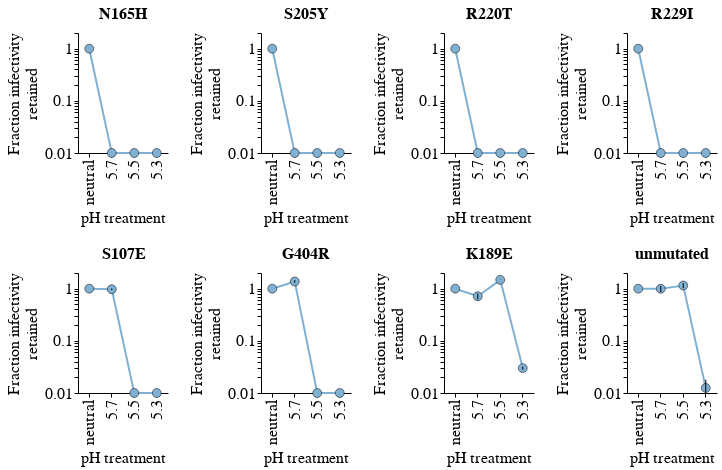

The code cell stored with this chart in its notebook:
### Code cell
lineplot = alt.Chart(summary).mark_line(
    color='#80B1D3', 
    size=2,
    point={"filled": True, "size": 80, "color": '#80B1D3', "stroke": 'black', "strokeWidth": 0.5}
).encode(
    x=alt.X(
        'pH_treatment', 
        title='pH treatment', 
        sort=['neutral', '5.7', '5.5', '5.3']
    ),
    y=alt.Y(
        'mean_infectivity_retained',
        title=['Fraction infectivity', 'retained'],
        scale=alt.Scale(type='log', domain=[0.01, 2])
    ),
    color=alt.Color(
        legend=None
    )
).properties(
    height=200,
    width=200
)

# error bars: mean ± 1SE
error_bars = alt.Chart(summary).mark_errorbar().encode(
    x=alt.X(
        'pH_treatment', 
        title='pH treatment', 
        sort=['neutral', '5.7', '5.5', '5.3']
    ),
    y=alt.Y(
        'lower:Q', 
        title=['Fraction infectivity', 'retained'],
        scale=alt.Scale(type='log', domain=[0.01, 2])
    ),
    y2='upper:Q',
)

(lineplot + error_bars).properties(
    width=90,
    height=120
).facet(
    facet=alt.Facet(
        'virus', 
        sort=['N165H', 'S205Y', 'R220T', 'R229I', 'S107E', 'G404R', 'K189E', 'unmutated'],
        title=None
    ),
    columns=4
).resolve_scale(
    x='independent',
    y='independent'
).configure_header(
    labelFontSize=16,
    labelFontWeight='bold'
)

### Figure 1 — Vega-Lite specification as saved in the notebook (floating-point values rounded to 4 significant figures)
{"config": {"background": "white", "title": {"fontSize": 20, "fontWeight": "normal", "font": "Helvetica", "anchor": "start", "color": "#000000", "orient": "top", "offset": 5, "subtitleColor": "gray", "subtitleFont": "Helvetica", "subtitleFontWeight": "normal", "subtitleFontSize": 18, "subtitlePadding": 2}, "axis": {"domain": true, "domainColor": "black", "domainWidth": 1, "grid": false, "gridColor": "#DEDDDD", "gridWidth": 0.5, "labelFont": "Helvetica", "labelFontSize": 16, "labelFlush": false, "labelFontWeight": "normal", "labelPadding": 2, "tickColor": "black", "tickSize": 4, "tickCount": 3, "tickWidth": 1, "titleFont": "Helvetica", "titleAlign": "center", "titleFontWeight": "normal", "titleFontSize": 16, "titlePadding": 5}, "legend": {"labelFont": "Helvetica", "labelFontSize": 16, "symbolSize": 100, "titleFont": "Helvetica", "titleFontSize": 16, "titleFontWeight": "normal", "padding": 5, "titleLimit": 200, "gradientLength": 100}, "range": {"category": ["#4e79a7", "#f28e2c", "#e15759", "#76b7b2", "#59a14f", "#edc949", "#af7aa1", "#ff9da7", "#9c755f", "#bab0ab"], "diverging": ["#c7e9b4", "#7fcdbb", "#41b6c4", "#1d91c0", "#225ea8", "#253494"]}, "view": {"stroke": "white", "strokeWidth": 0}, "text": {"font": "Helvetica", "fontSize": 16}, "header": {"labelFontSize": 16, "labelFontWeight": "bold"}}, "data": {"name": "data-fafdcd860ca99620dcf14f60497ec7cf"}, "facet": {"field": "virus", "sort": ["N165H", "S205Y", "R220T", "R229I", "S107E", "G404R", "K189E", "unmutated"], "title": null, "type": "nominal"}, "spec": {"layer": [{"mark": {"type": "line", "color": "#80B1D3", "point": {"filled": true, "size": 80, "color": "#80B1D3", "stroke": "black", "strokeWidth": 0.5}, "size": 2}, "encoding": {"color": {"legend": null}, "x": {"field": "pH_treatment", "sort": ["neutral", "5.7", "5.5", "5.3"], "title": "pH treatment", "type": "nominal"}, "y": {"field": "mean_infectivity_retained", "scale": {"domain": [0.01, 2], "type": "log"}, "title": ["Fraction infectivity", "retained"], "type": "quantitative"}}}, {"mark": {"type": "errorbar"}, "encoding": {"x": {"field": "pH_treatment", "sort": ["neutral", "5.7", "5.5", "5.3"], "title": "pH treatment", "type": "nominal"}, "y": {"field": "lower", "scale": {"domain": [0.01, 2], "type": "log"}, "title": ["Fraction infectivity", "retained"], "type": "quantitative"}, "y2": {"field": "upper"}}}], "height": 120, "width": 90}, "columns": 4, "resolve": {"scale": {"x": "independent", "y": "independent"}}, "$schema": "https://vega.github.io/schema/vega-lite/v5.16.3.json", "datasets": {"data-fafdcd860ca99620dcf14f60497ec7cf": [{"virus": "G404R", "pH_treatment": "5.3", "mean_infectivity_retained": 0.01, "se": 0.0, "mutation": "G404R", "stability_mean": -0.3386, "lower": 0.01, "upper": 0.01}, {"virus": "G404R", "pH_treatment": "5.5", "mean_infectivity_retained": 0.01, "se": 0.0015, "mutation": "G404R", "stability_mean": -0.3386, "lower": 0.01, "upper": 0.01}, {"virus": "G404R", "pH_treatment": "5.7", "mean_infectivity_retained": 1.375, "se": 0.077, "mutation": "G404R", "stability_mean": -0.3386, "lower": 1.298, "upper": 1.452}, {"virus": "G404R", "pH_treatment": "neutral", "mean_infectivity_retained": 1.0, "se": 0.0, "mutation": "G404R", "stability_mean": -0.3386, "lower": 1.0, "upper": 1.0}, {"virus": "K189E", "pH_treatment": "5.3", "mean_infectivity_retained": 0.03, "se": 0.002, "mutation": "K189E", "stability_mean": -0.004046, "lower": 0.028, "upper": 0.032}, {"virus": "K189E", "pH_treatment": "5.5", "mean_infectivity_retained": 1.478, "se": 0.0095, "mutation": "K189E", "stability_mean": -0.004046, "lower": 1.468, "upper": 1.487}, {"virus": "K189E", "pH_treatment": "5.7", "mean_infectivity_retained": 0.7165, "se": 0.0945, "mutation": "K189E", "stability_mean": -0.004046, "lower": 0.622, "upper": 0.811}, {"virus": "K189E", "pH_treatment": "neutral", "mean_infectivity_retained": 1.0, "se": 0.0, "mutation": "K189E", "stability_mean": -0.004046, "lower": 1.0, "upper": 1.0}, {"virus": "N165H", "pH_treatment": "5.3", "mean_infectivity_retained": 0.01, "se": 0.0005, "mutation": "N165H", "stability_mean": -0.7154, "lower": 0.01, "upper": 0.01}, {"virus": "N165H", "pH_treatment": "5.5", "mean_infectivity_retained": 0.01, "se": 0.0, "mutation": "N165H", "stability_mean": -0.7154, "lower": 0.01, "upper": 0.01}, {"virus": "N165H", "pH_treatment": "5.7", "mean_infectivity_retained": 0.01, "se": 0.0, "mutation": "N165H", "stability_mean": -0.7154, "lower": 0.01, "upper": 0.01}, {"virus": "N165H", "pH_treatment": "neutral", "mean_infectivity_retained": 1.0, "se": 0.0, "mutation": "N165H", "stability_mean": -0.7154, "lower": 1.0, "upper": 1.0}, {"virus": "R220T", "pH_treatment": "5.3", "mean_infectivity_retained": 0.01, "se": 0.0, "mutation": "R220T", "stability_mean": -0.6935, "lower": 0.01, "upper": 0.01}, {"virus": "R220T", "pH_treatment": "5.5", "mean_infectivity_retained": 0.01, "se": 0.001, "mutation": "R220T", "stability_mean": -0.6935, "lower": 0.01, "upper": 0.01}, {"virus": "R220T", "pH_treatment": "5.7", "mean_infectivity_retained": 0.01, "se": 0.0015, "mutation": "R220T", "stability_mean": -0.6935, "lower": 0.01, "upper": 0.01}, {"virus": "R220T", "pH_treatment": "neutral", "mean_infectivity_retained": 1.0, "se": 0.0, "mutation": "R220T", "stability_mean": -0.6935, "lower": 1.0, "upper": 1.0}, {"virus": "R229I", "pH_treatment": "5.3", "mean_infectivity_retained": 0.01, "se": 0.0005, "mutation": "R229I", "stability_mean": -1.103, "lower": 0.01, "upper": 0.01}, {"virus": "R229I", "pH_treatment": "5.5", "mean_infectivity_retained": 0.01, "se": 0.0005, "mutation": "R229I", "stability_mean": -1.103, "lower": 0.01, "upper": 0.01}, {"virus": "R229I", "pH_treatment": "5.7", "mean_infectivity_retained": 0.01, "se": 0.0005, "mutation": "R229I", "stability_mean": -1.103, "lower": 0.01, "upper": 0.01}, {"virus": "R229I", "pH_treatment": "neutral", "mean_infectivity_retained": 1.0, "se": 0.0, "mutation": "R229I", "stability_mean": -1.103, "lower": 1.0, "upper": 1.0}, {"virus": "S107E", "pH_treatment": "5.3", "mean_infectivity_retained": 0.01, "se": 0.001, "mutation": "S107E", "stability_mean": -0.329, "lower": 0.01, "upper": 0.01}, {"virus": "S107E", "pH_treatment": "5.5", "mean_infectivity_retained": 0.01, "se": 0.001, "mutation": "S107E", "stability_mean": -0.329, "lower": 0.01, "upper": 0.01}, {"virus": "S107E", "pH_treatment": "5.7", "mean_infectivity_retained": 0.977, "se": 0.037, "mutation": "S107E", "stability_mean": -0.329, "lower": 0.94, "upper": 1.014}, {"virus": "S107E", "pH_treatment": "neutral", "mean_infectivity_retained": 1.0, "se": 0.0, "mutation": "S107E", "stability_mean": -0.329, "lower": 1.0, "upper": 1.0}, {"virus": "S205Y", "pH_treatment": "5.3", "mean_infectivity_retained": 0.01, "se": 0.0, "mutation": "S205Y", "stability_mean": -0.7182, "lower": 0.01, "upper": 0.01}, {"virus": "S205Y", "pH_treatment": "5.5", "mean_infectivity_retained": 0.01, "se": 0.001, "mutation": "S205Y", "stability_mean": -0.7182, "lower": 0.01, "upper": 0.01}, {"virus": "S205Y", "pH_treatment": "5.7", "mean_infectivity_retained": 0.01, "se": 0.0005, "mutation": "S205Y", "stability_mean": -0.7182, "lower": 0.01, "upper": 0.01}, {"virus": "S205Y", "pH_treatment": "neutral", "mean_infectivity_retained": 1.0, "se": 0.0, "mutation": "S205Y", "stability_mean": -0.7182, "lower": 1.0, "upper": 1.0}, {"virus": "unmutated", "pH_treatment": "5.3", "mean_infectivity_retained": 0.0125, "se": 0.0055, "mutation": null, "stability_mean": 0.0, "lower": 0.01, "upper": 0.018}, {"virus": "unmutated", "pH_treatment": "5.5", "mean_infectivity_retained": 1.151, "se": 0.1325, "mutation": null, "stability_mean": 0.0, "lower": 1.019, "upper": 1.284}, {"virus": "unmutated", "pH_treatment": "5.7", "mean_infectivity_retained": 0.998, "se": 0.132, "mutation": null, "stability_mean": 0.0, "lower": 0.866, "upper": 1.13}, {"virus": "unmutated", "pH_treatment": "neutral", "mean_infectivity_retained": 1.0, "se": 0.0, "mutation": null, "stability_mean": 0.0, "lower": 1.0, "upper": 1.0}]}}
